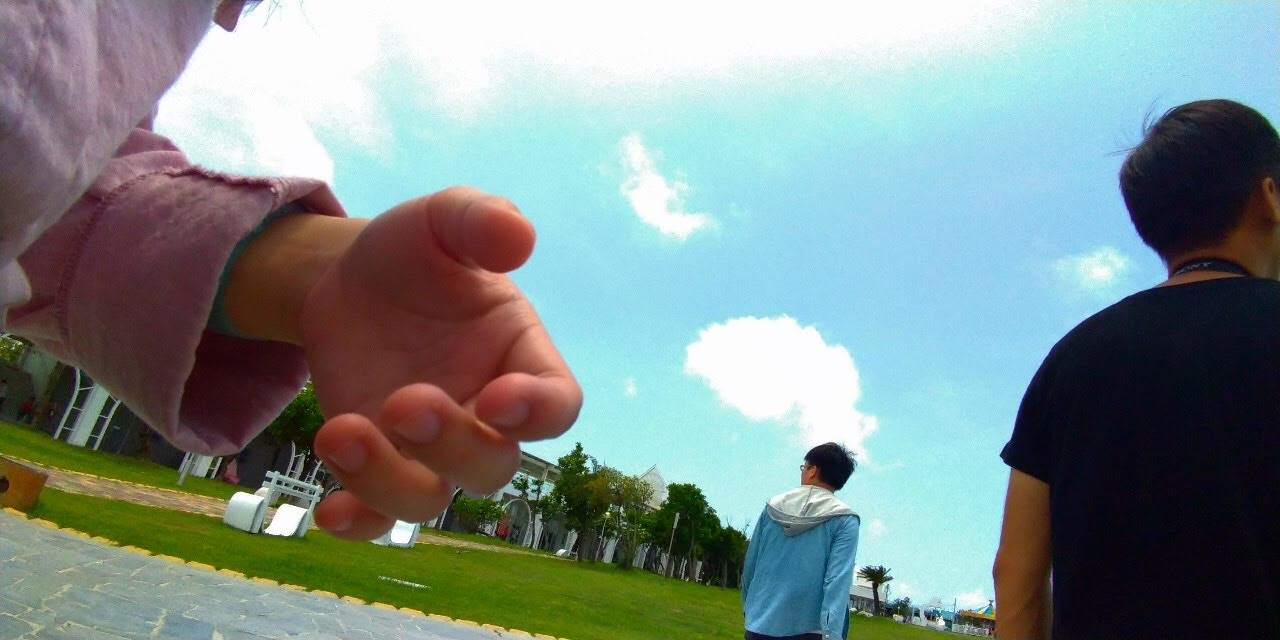
#> input picture testdata/backkiller.jpg, 1280 x 640 px
$ jupyter execute 'DayZ_圖片剪裁_crop_img.ipynb'
#> lines starting #> are read from the running program, lines starting #| are printed output that depends on the picture
# Reference

https://blog.gtwang.org/programming/how-to-crop-an-image-in-opencv-using-python/

[cell 1]
import cv2
import numpy as np
import matplotlib.pyplot as plt
import glob
from IPython.display import clear_output

[cell 2]
def show_img(img):
    image_rgb = cv2.cvtColor(img, cv2.COLOR_BGR2RGB)
    plt.imshow(image_rgb)
    plt.show()

[cell 3]
def crop_img(img):

    # left, right
    x_l, x_r = 583, 983

    # up, down
    y_u, y_d = 240, 640

    # crop image
    crop_img = img[y_u:y_d, x_l:x_r]  # notice: first y, then x

    return crop_img

[cell 4]
def img_processing(img):
    # do something here
    img = crop_img(img)

    return img

[cell 5]
file_name = "./testdata/backkiller.jpg"
origin_img = cv2.imread(file_name)
#> origin_img is the input picture: shape (640, 1280, 3); mean B, G, R 140.4, 143.1, 127.8
show_img(origin_img)

result_img = img_processing(origin_img)
#> in crop_img, `crop_img = img[y_u:y_d, x_l:x_r]`:
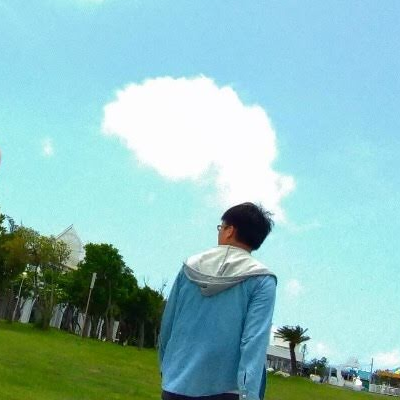
#> crop_img: shape (400, 400, 3); mean B, G, R 189.9, 191.2, 143
show_img(result_img)


$ run again, with testdata/beach.jpg copied over testdata/backkiller.jpg
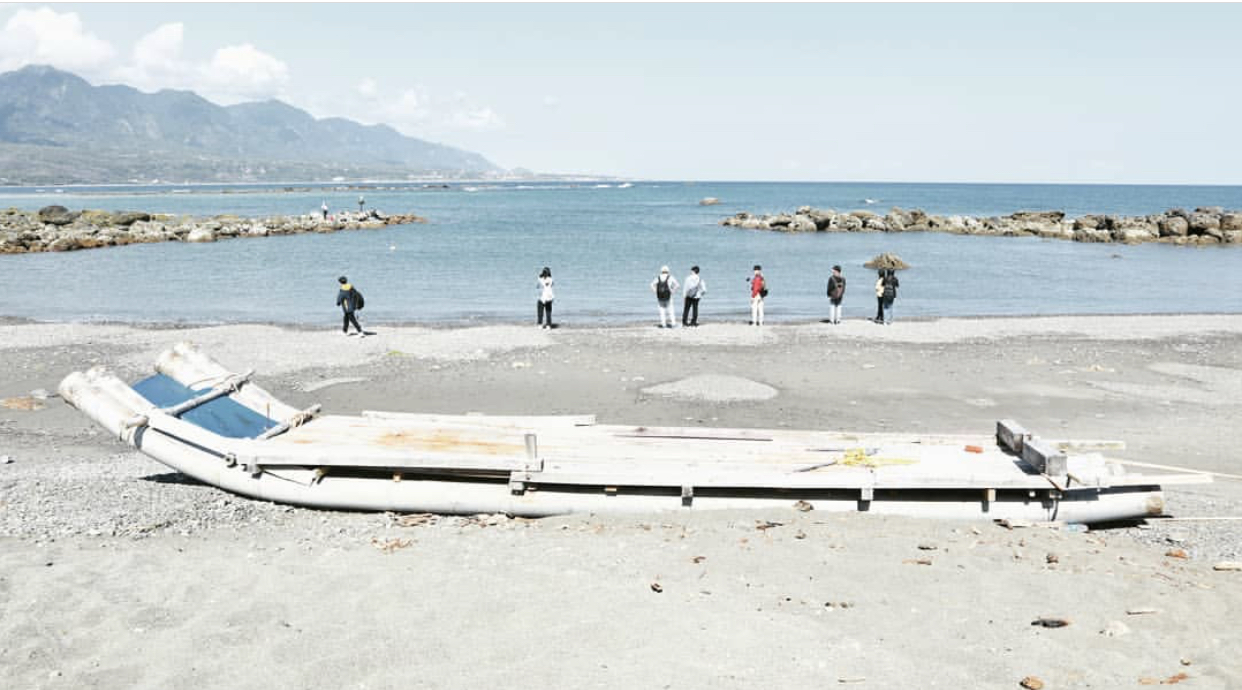
#> input picture testdata/beach.jpg, 1242 x 690 px
#> origin_img is the input picture: shape (690, 1242, 3); mean B, G, R 210.1, 209.7, 202.7
#> in crop_img, `crop_img = img[y_u:y_d, x_l:x_r]`:
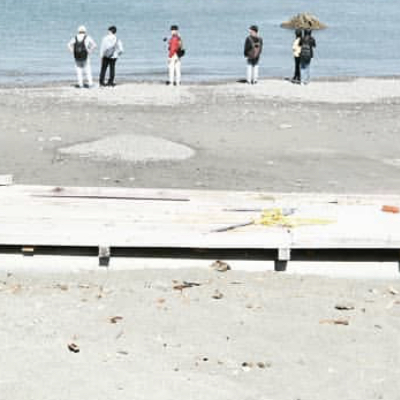
#> crop_img: shape (400, 400, 3); mean B, G, R 204.4, 207.4, 204.4
#> image_rgb: shape (400, 400, 3)

$ run again, with testdata/cat.jpg copied over testdata/backkiller.jpg
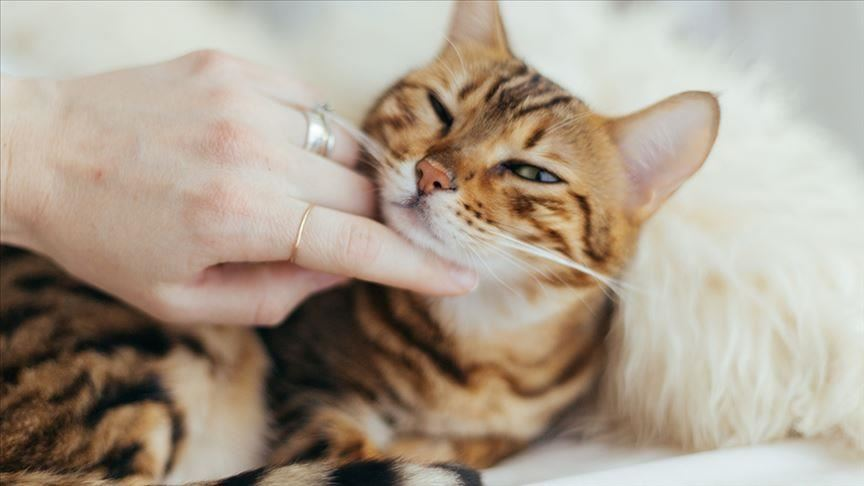
#> input picture testdata/cat.jpg, 864 x 486 px
#> origin_img is the input picture: shape (486, 864, 3); mean B, G, R 142.7, 158.4, 171.5
#> in crop_img, `crop_img = img[y_u:y_d, x_l:x_r]`:
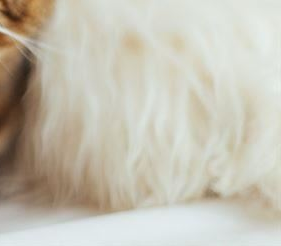
#> crop_img: shape (246, 281, 3); mean B, G, R 178.2, 192, 196.5
#> image_rgb: shape (246, 281, 3)
